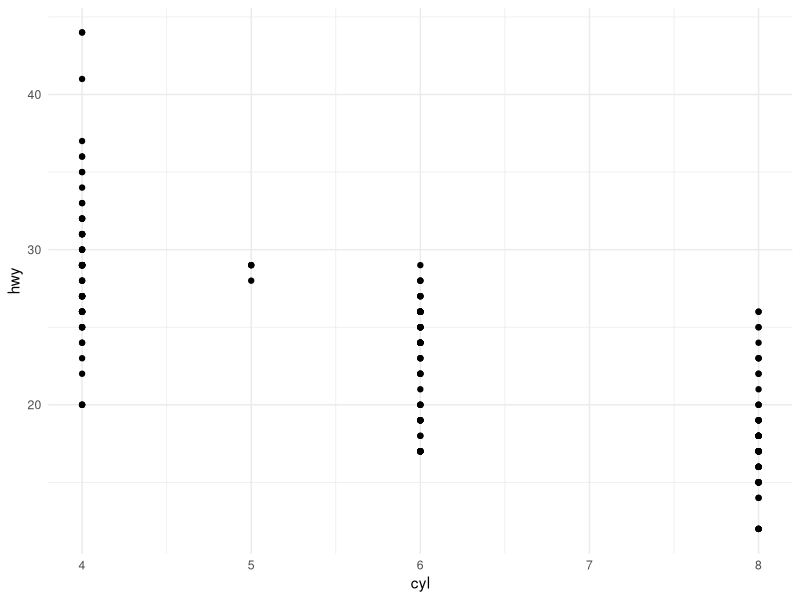
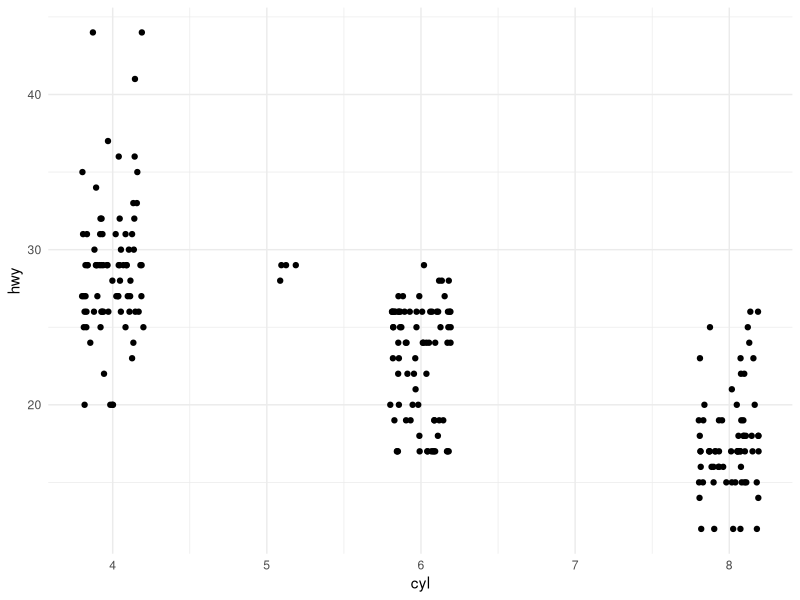
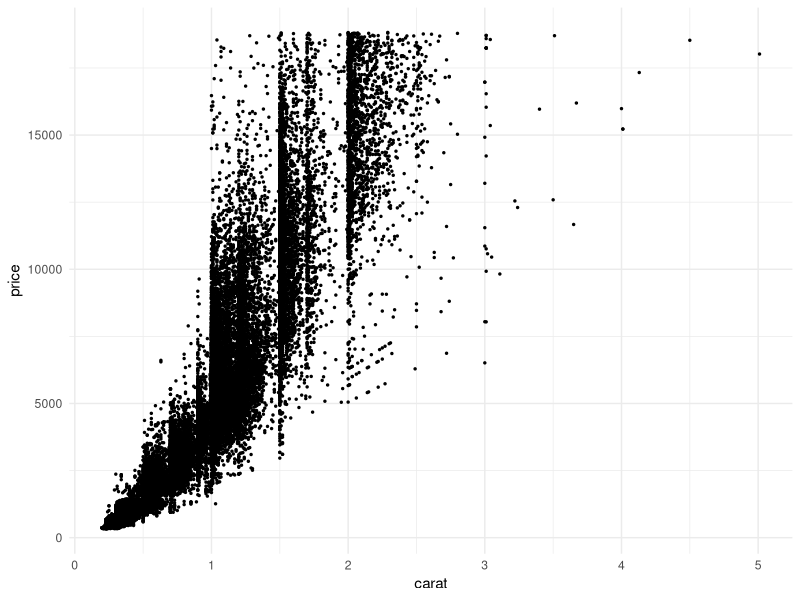
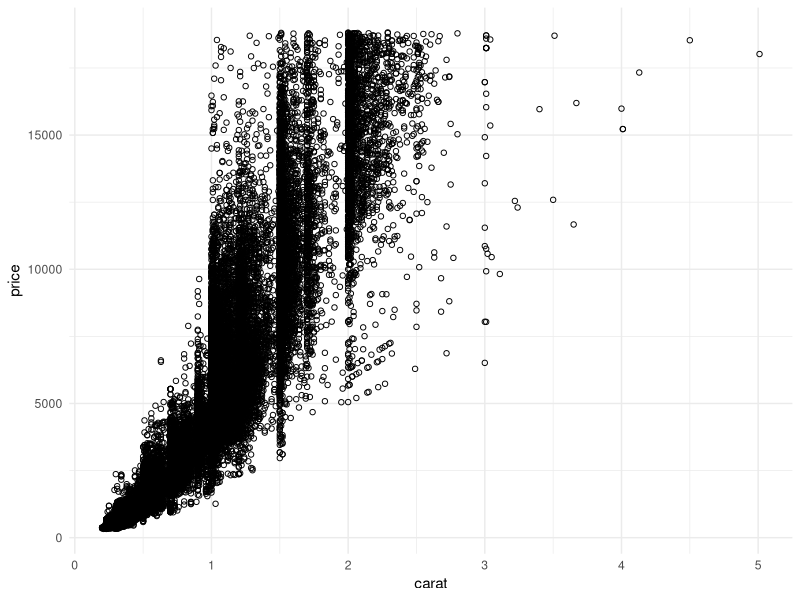
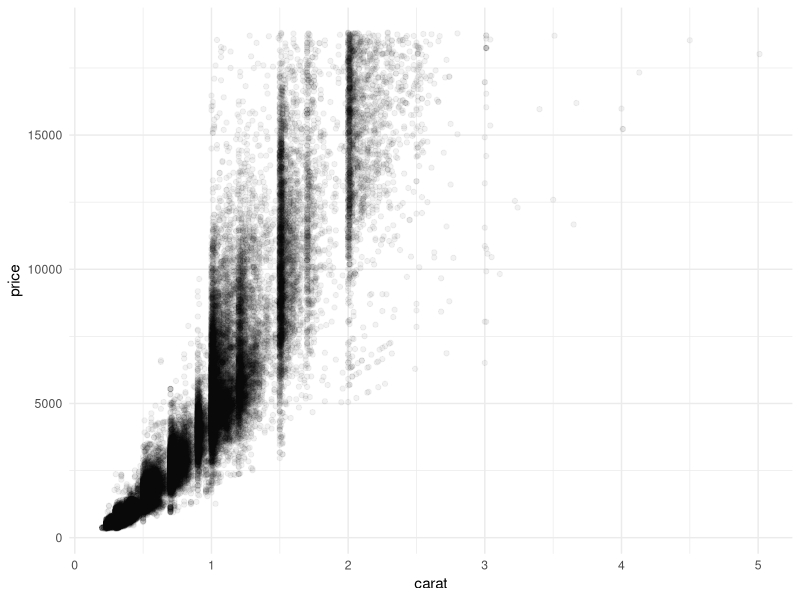
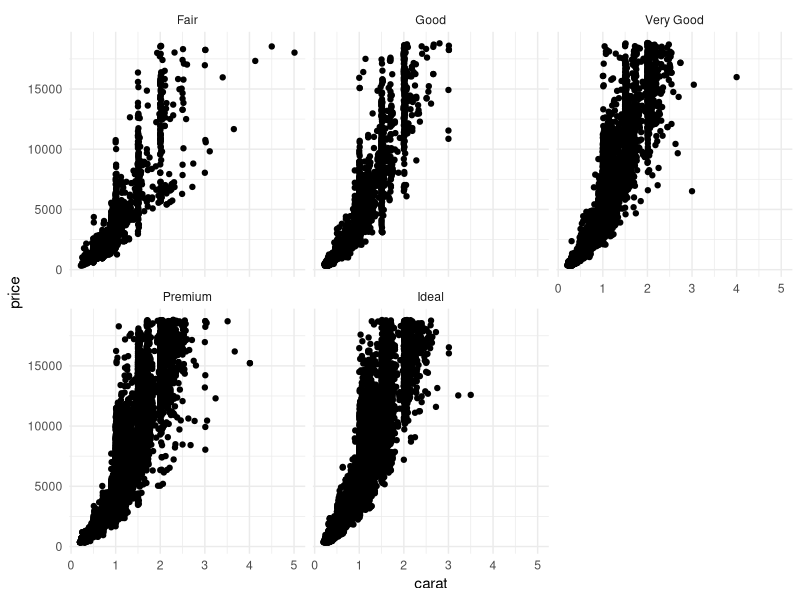
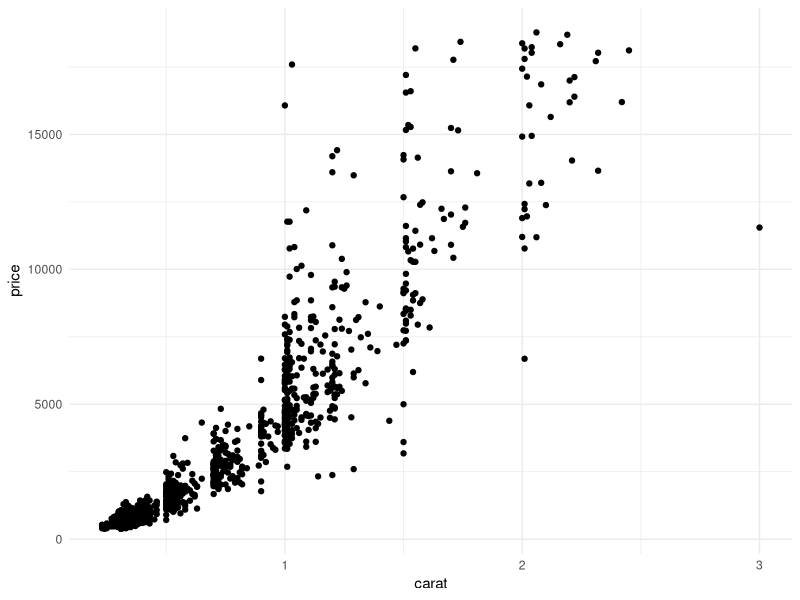
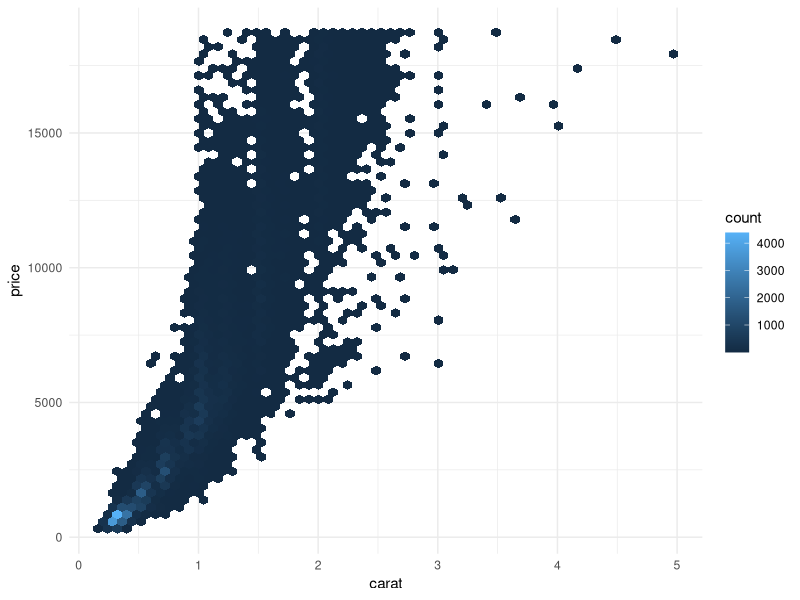

These figures' R source, in order:
## ---- chunk 1
library(tidyverse)
theme_set(theme_minimal())

## ---- chunk 2
mpg %>%
  ggplot() +
  geom_point(mapping = aes(x = cyl, y = hwy))

nrow(mpg)

mpg %>%
  ggplot() +
  geom_jitter(
    mapping = aes(x = cyl, y = hwy),
    width = 0.2, 
    height = 0
  )

## ---- chunk 3
# size
diamonds %>%
  ggplot(aes(x = carat, y = price)) +
  geom_point(size = 0.5)

# shape
diamonds %>%
  ggplot(aes(x = carat, y = price)) +
  geom_point(shape = 1)

# transparency
diamonds %>%
  ggplot(aes(x = carat, y = price)) +
  geom_point(alpha = 0.05)

# faceting
diamonds %>%
  ggplot(aes(x = carat, y = price)) +
  geom_point() +
  facet_wrap(~ cut)

# sampling
diamonds %>% 
  slice_sample(n = 1000) %>%
  ggplot(aes(x = carat, y = price)) +
  geom_point()

## ---- chunk 4
diamonds %>% 
  ggplot(aes(x = carat, y = price)) +
  geom_hex(bins = 60)

diamonds %>% 
  ggplot(aes(x = carat, y = price)) +
  geom_point(alpha = 0.1) +
  geom_smooth()

## ---- chunk 5
library(GGally)

penguins %>%
  select(-island, -sex, -year) %>%
  drop_na() %>%
  ggparcoord(columns = 2:5, alphaLines = 0.3, groupColumn = 1)

## ---- chunk 6
library(GGally)

mpg %>%
  select(cty, hwy, year, fl, displ) %>%
  ggpairs()

## ---- chunk 7
votes <- read_csv(here::here("data", "votes.csv"))

# select the numeric variables
votes_numeric <- votes %>%
  select_if(is.numeric)

# run PCA
votes_pca <- prcomp(votes_numeric)

# extract the principle components
votes_pcs <- votes_pca$x %>%
  as_tibble()

# combine the pcs to the names and parties
votes_pcs <- bind_cols(
  select(votes, name, party),
  votes_pcs
)

summary(votes_pca)

## ---- chunk 8
votes_pcs %>%
  ggplot() +
  geom_point(aes(x = PC1, y = PC2, color = party))  +
  coord_fixed() +
  labs(
    x = "PC1 (0.63 variation explained)",  
    y = "PC2 (0.05 variation explained)"
  )

## ---- chunk 9
# plot the data
names <- c("Bernie Sanders", "Ted Cruz", "Joe Manchin", "Susan Collins")

ggplot() +
  geom_point(
    data = votes_pcs, aes(PC1, PC2, color = party),
    alpha = 0.5
  ) +
  geom_text(
    data = filter(votes_pcs, name %in% names), 
    aes(PC1, PC2, label = name)
  ) +
  scale_color_manual(values = c("blue", "#228B22", "red")) +
  labs(
    title = "PC1 and PC2 of 114th Senate Votes",
    x = "PC1 (0.63 of Variation)",
    y = "PC2 (0.05 of Variation)"
  ) +
  guides(text = NULL)


